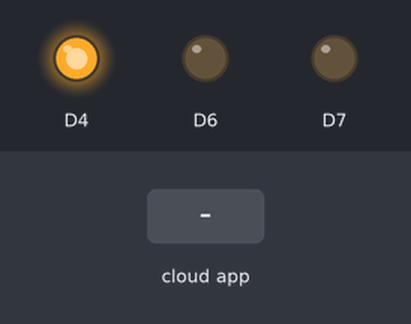
This sketch was run on a simulated ESP8266 (NodeMCU). Parts: output pins drawn as LEDs (lit = HIGH). The test bench sets the inputs (shaded band).

Above: at 1.2 s.
1.3 s: the phone or cloud app sets Lamp.1 to 1
At 1.9 s:
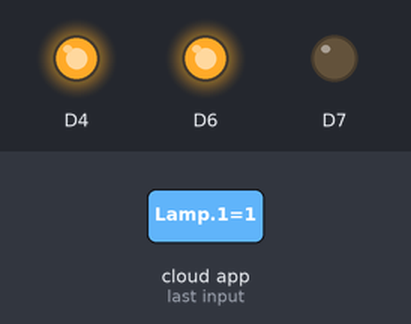
2.8 s: the phone or cloud app sets Lamp.2 to 1
At 3.1 s:
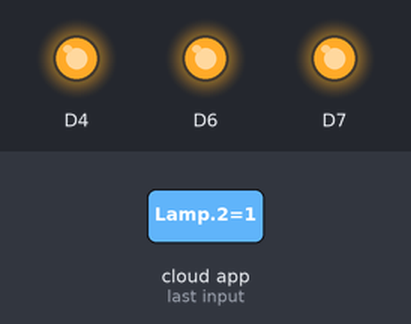
4.3 s: the phone or cloud app sets Lamp.1 to 0
At 5.4 s:
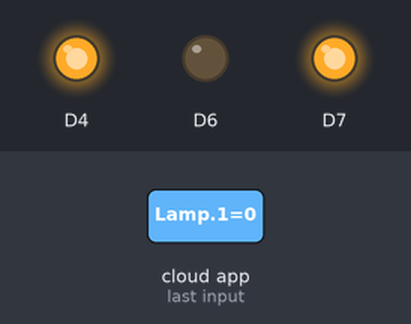
5.8 s: the phone or cloud app sets Lamp.2 to 0
At 6.6 s:
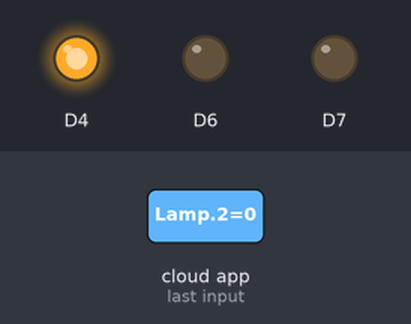
Timing chart, 0 to 8.3 s (numbered marks = the images above; inputs shaded):
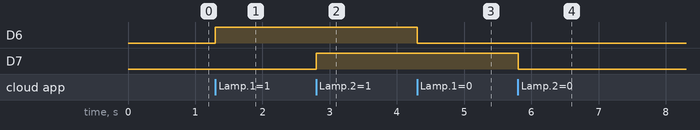

The sketch:

smart_lamp1_stmikAsiA.ino
```cpp
#include <ESP8266WiFi.h>
#include <ThingerESP8266.h>

#define USERNAME "t"
#define DEVICE_ID ""
#define DEVICE_CREDENTIAL ""

#define SSID ""
#define SSID_PASSWORD ""

ThingerESP8266 thing(USERNAME, DEVICE_ID, DEVICE_CREDENTIAL);

void setup() {
  pinMode(D4, OUTPUT);
  pinMode(D6, OUTPUT);
  pinMode(D7, OUTPUT);

  thing.add_wifi(SSID, SSID_PASSWORD);

  // digital pin control example (i.e. turning on/off a light, a relay, configuring a parameter, etc)
  thing["Lamp 1"] << digitalPin(D6);
  thing["Lamp 2"] << digitalPin(D7);
  digitalWrite(D4, HIGH);
  // resource output example (i.e. reading a sensor value)
  //thing["millis"] >> outputValue(millis());

  // more details at http://docs.thinger.io/arduino/
}

void loop() {
  thing.handle();
}
```

Measured:
- after the input at 1.3 s, D6: LOW → HIGH at once
- after the input at 2.8 s, D7: LOW → HIGH at once
- after the input at 4.3 s, D6: HIGH → LOW at once
- after the input at 5.8 s, D7: HIGH → LOW at once
